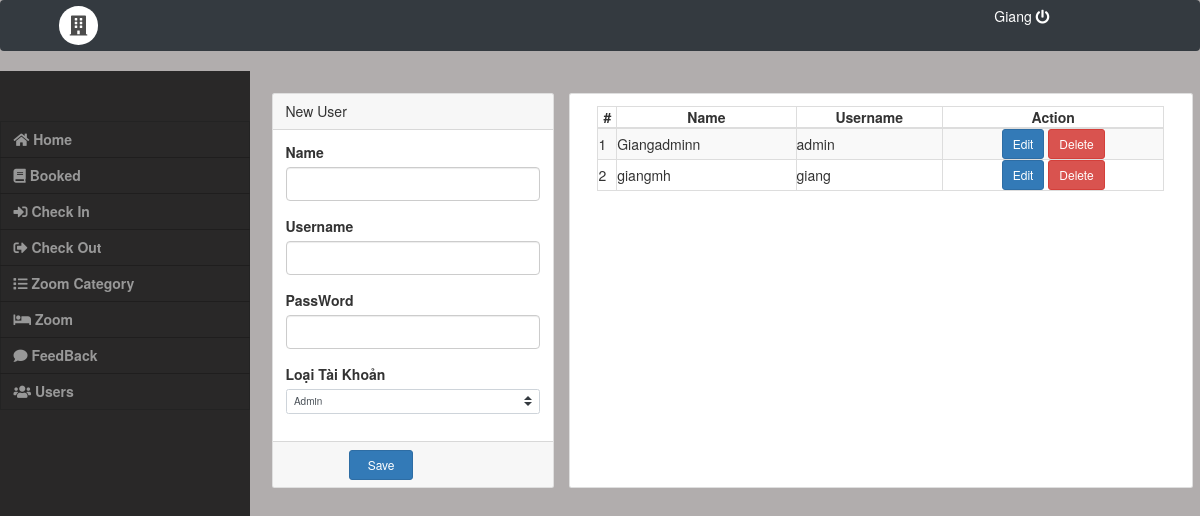
/admin/admin.php?page=users, run on an earlier commit of the app's database.
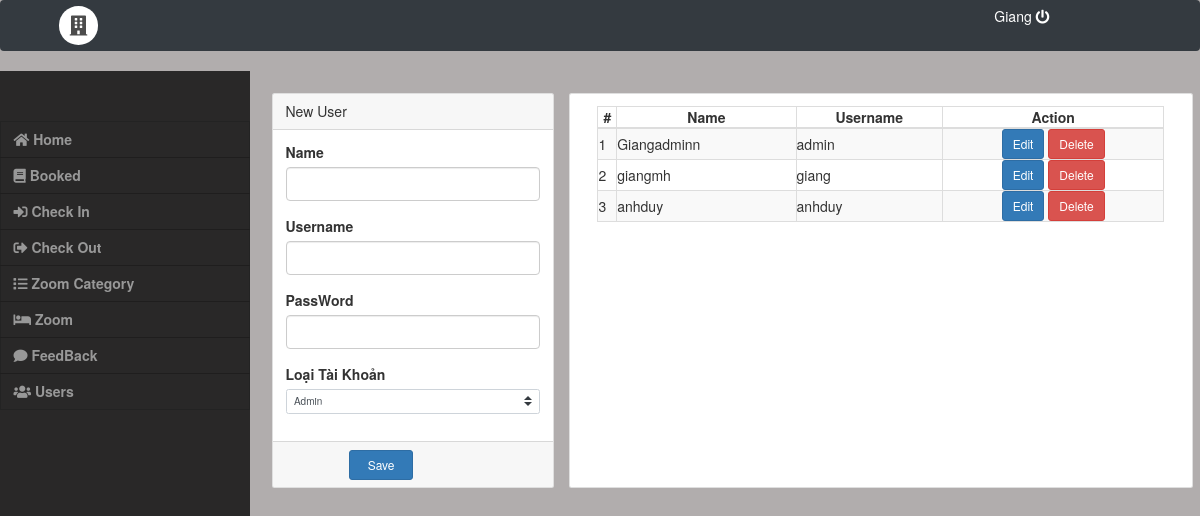
And on a later commit of the database.
### tables this page shows
CREATE TABLE `users` (
  `id` int(255) NOT NULL,
  `name` varchar(255) NOT NULL,
  `username` varchar(255) NOT NULL,
  `password` varchar(255) NOT NULL,
  `type` tinyint(1) NOT NULL DEFAULT 2
);

### admin/lib_db.php (called while the page is built, shortened)
<?php
global $link;
function select_list($sql){
	return exec_select($sql);
}
function exec_select($sql){
	global $link;
	$ret = isset($ret) ? $ret : array();
	$res = $link->query($sql);
	$err = mysqli_error($link);
	if ($res ){
		while( $row = $res->fetch_array(MYSQLI_ASSOC) )
		{
			$ret[]= $row ;
		}
	}
	return $ret;
}

### admin/users.php (the view, shortened to what this page needs)
<div class="container-fluid">
    <div class="row">
        <div class="col-md-4">
            <form action="upload_user.php" id="manage-room" method="post">
                <div class="card">
                    <div class="card-header">
                        New User
                    </div>
                    <div class="card-body">
                            <div class="form-group">
                                <label class="control-label">Name</label>
                                <input type="text" class="form-control" name="name" id ="name">
                            </div>
                            <div class="form-group">
                                <label class="control-label">Username</label>
                                <input type="text" class="form-control" name="user" id ="user">
                            </div>
                            <div class="form-group">
                                <label class="control-label">PassWord</label>
                                <input type="password" class="form-control" name="pass" id ="pass">
                            </div>
                            <div class="form-group">
                                <label for="" class="control-label">Loại Tài Khoản</label>
                                <select class="custom-select browser-default" name="status" id = "status">
                                    <option value="1">Admin</option>
                                </select>
                            </div>
                        </div>
                    <div class="card-footer">
                        <div class="row">
                            <div class="col-md-12">
                                <button class="btn btn-sm btn-primary col-sm-3 offset-md-3" name="submit"> Save</button>
                            </div>
                        </div>
                    </div>
                </div>
            </form>
        </div>
        <div class="card col-md-8">
            <div class="card-body">
                <table class="table-striped table-bordered col-md-12">
                    <thead>
                        <tr>
                            <th class="text-center">#</th>
                            <th class="text-center">Name</th>
                            <th class="text-center">Username</th>
                            <th class="text-center">Action</th>
                        </tr>
                    </thead>
                    <tbody>
                        <?php
                            include("lib_db.php");
                            $sql = "select * from users ";
                            $datas = select_list($sql);
 					        $i = 1;
                            foreach($datas as $data){
                        ?>
                        <tr>
                            <td>
                                <?php echo $i++ ?>
                            </td>
                            <td>
                                <?php echo $data['name'] ?>
                            </td>
                            <td>
                                <?php echo $data['username'] ?>
                            </td>
                            <td class="text-center">
                                <button class="btn btn-sm btn-primary edit_cat" type="button"
                                    data-id="<?php echo $data['id'] ?>" data-name="<?php echo $data['name'] ?>" data-user="<?php echo $data['username'] ?>" data-pass="<?php echo $data['password'] ?>" data-status="<?php echo $data['type'] ?>">Edit</button>
                                <a href="delete_user.php?id=<?php echo $data["id"]?>"><button
                                        class="btn btn-sm btn-danger delete_cat" type="button">Delete</button></a>
                            </td>
                        </tr>
                        <?php } ?>
                    </tbody>
                </table>
            </div>
        </div>
    </div>
</div>

What changed in the data, as far as the page shows it:
added users: name "anhduy", username "anhduy"
